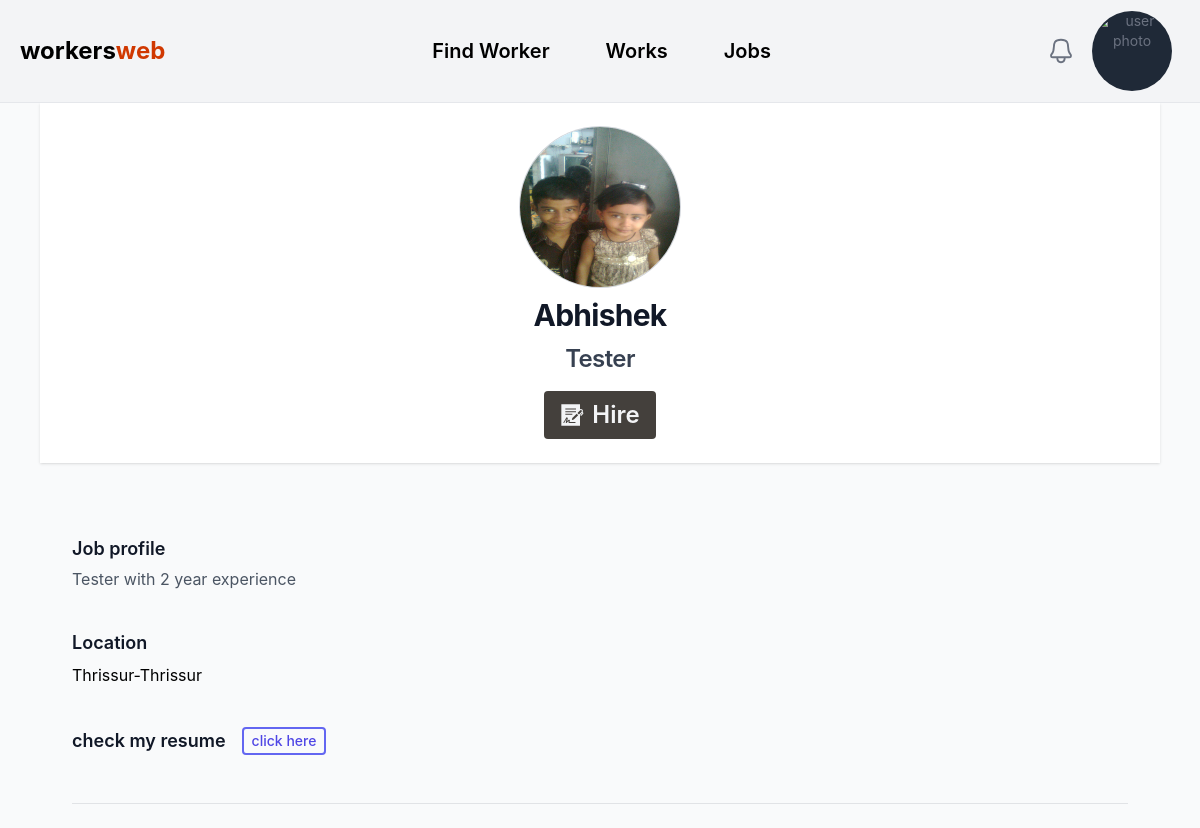
Before: /worker/4 (signed in) with the older database file.
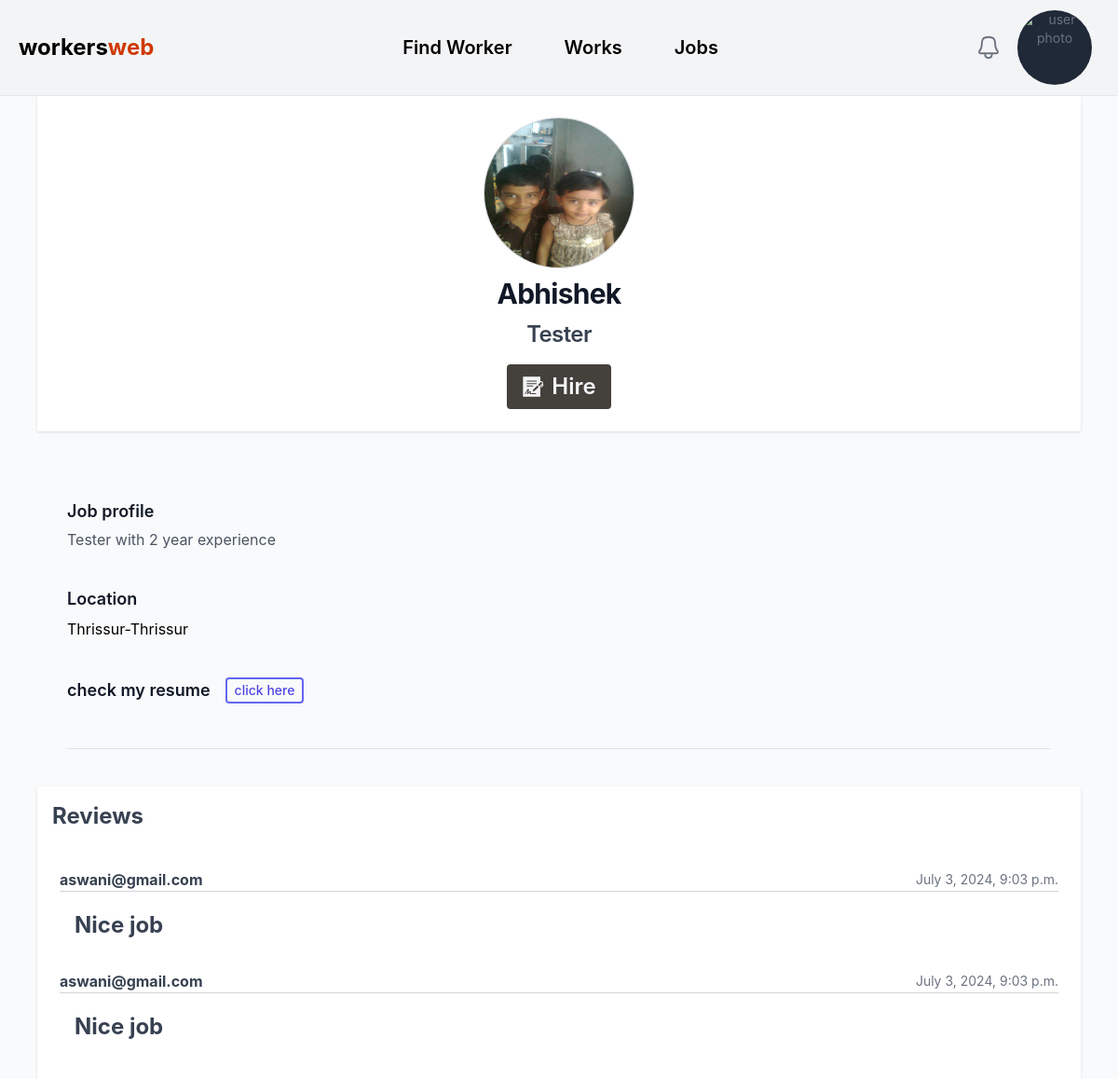
After: the same page with the newer database file.
### main/models.py (models this page shows)
class Review(models.Model):
    user = models.ForeignKey(User,on_delete=models.CASCADE)
    work = models.ForeignKey(Work,on_delete=models.CASCADE)
    body = models.TextField()
    worker = models.ForeignKey(Worker,on_delete=models.CASCADE)
    created_at = models.DateTimeField(auto_now_add=True)

class User(AbstractBaseUser, PermissionsMixin):
    id = models.UUIDField(primary_key=True, default=uuid.uuid4, editable=False)
    email = models.EmailField(unique=True)
    username = models.CharField(max_length=255,null=True,blank=True)
    is_active = models.BooleanField(default=True)
    is_superuser = models.BooleanField(default=False)
    is_worker = models.BooleanField(default=False)
    is_staff = models.BooleanField(default=False)
    date_joined = models.DateTimeField(auto_now_add=True)
    last_login = models.DateTimeField(blank=True, null=True)
    objects = CustomUserManager()
    USERNAME_FIELD = 'email'
    EMAIL_FIELD = 'email'
    REQUIRED_FIELDS = ['username']

### main/views.py (the view)
# urls.py: path('worker/<int:pk>',worker,name='worker'),
def worker(request,pk):
  if request.user.is_authenticated:
    worker = Worker.objects.get(pk=pk)
    review = Review.objects.filter(worker=worker)
    return render(request,'worker.html',{'worker':worker, 'reviews':review})
  return redirect(login_user)

### main/models.py (called while the page is built)
    def __str__(self):
      return self.name

### template/worker.html (shortened to what this page needs)
{% extends 'layout.html' %}
{% block 'container' %}
<div class="px-10 py-18">
  <header class="bg-white shadow">
    <div class="mx-auto max-w-7xl px-4 py-6 sm:px-6 lg:px-8 flex flex-col space-y-4 items-center ">
      <img class="w-40 h-40 rounded-full ring-1 ring-gray-300" src="{{ worker.avatar.url }}" alt="" />
        <h1 class="text-3xl font-bold tracking-tight text-gray-900 leading-6">{{worker}}</h1>
        <h1 class="text-2xl font-semibold tracking-tight text-gray-700 leading-4">{{worker.job_title}}</h1>
        <a href="{% url 'request_work' worker.id %}" class="px-4 py-2 text-2xl bg-stone-700 text-gray-100 rounded tracking-normal flex space-x-2 items-center font-semibold">
           <span>Hire</span></a>
    </div>
  </header>
  <main>
    <div class="mx-auto max-w-7xl px-4 py-6 sm:px-6 lg:px-8">
            <div class="border-b border-gray-900/10 pb-12 mt-12">
        <h2 class="text-lg font-semibold leading-7 text-gray-900">Job profile</h2>
        <p class="mt-1 text-md leading-6 text-gray-600">{{ worker.job_title}} with {{ worker.experience }} year experience</p>
        <div class="mt-10 space-y-10">
             <div class="sm:col-span-2">
            <label for="job-title" class="block text-lg font-semibold leading-6 text-gray-900">Location</label>
            <div class="mt-2 text-md">
             {{ worker.district }}-{{ worker.city}}
            </div>
          </div>
        </div>
        <div class="sm:col-span-2 mt-10">
            <div class="col-span-full">
            <div class="mt-2 flex items-center space-x-4">
             <label for="resume" class="block text-lg font-semibold leading-6 text-gray-900">check my resume</label>
              <a class="block text-sm font-medium leading-6 text-indigo-600 border-2 border-indigo-500 px-2  rounded " href="{{ worker.resume.url }}" download>click here</a>
            </div>
          </div>
      </div>
      </div>
    </div>
  </main>
{% if reviews %}
<div class="bg-white p-4 text-2xl mt-4 shadow">
  <h1 class="text-2xl text-gray-700 font-bold  mb-8">Reviews</h1>
  {% for review in reviews %}
  <div class=" flex flex-col space-x-4 mb-4 space-y-4 p-2">
  <div class="flex items-center justify-between border-b border-gray-300 mb-1">
     <p class="text-base text-gray-700 font-bold "> {{ review.user}}</p>
     <p class="text-sm text-gray-500 font
     -semibold "> {{ review.created_at }} </p>
    </div>
    <p class="text-2xl text-gray-700 font-bold leading-4">
      {{ review.body }}
    </p>
</div>
  {% endfor %}
</div>
  {% endif %}
</div>
{% endblock %}

Changed rows visible on the page:
added Review: user "aswani@gmail.com", created_at "July 3, 2024, 9:03 p.m.", body "Nice job"
added Review: user "aswani@gmail.com", created_at "July 3, 2024, 9:03 p.m.", body "Nice job"
Other visible differences:
text now shown: "Reviews"
